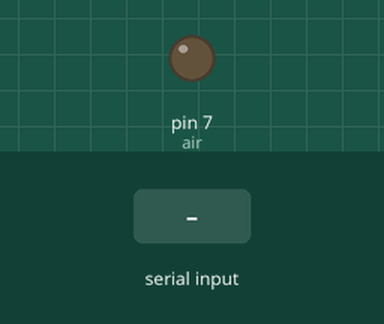
This sketch was run on a simulated Arduino Uno, built with avr-gcc and run on an emulated ATmega328P. Parts: output pins drawn as LEDs (lit = HIGH). The inputs (shaded band) are chosen by the test bench.

Above: at 1.2 s.
1.3 s: "~" received over Serial
At 1.9 s:
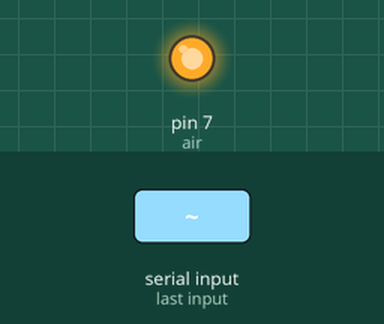
2.8 s: "n" received over Serial
At 3.2 s:
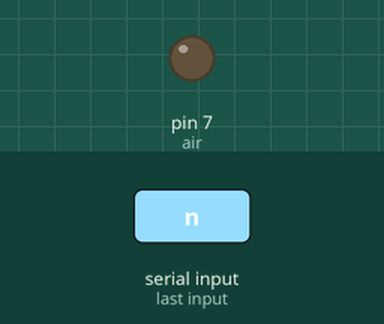
Timing chart, 0 to 5.8 s (numbered marks = the images above; inputs shaded):
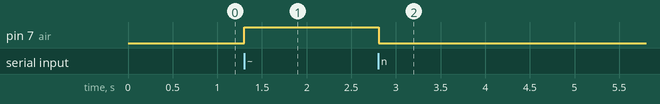

Measured:
- after the input at 1.3 s, pin 7 (air): LOW → HIGH at once
- after the input at 2.8 s, pin 7 (air): HIGH → LOW at once

The sketch:

doorSensor.ino
```cpp
const int sensor = 10;
const int air = 7;
int state;
char receivedChar;

void setup() {
  // put your setup code here, to run once:
  Serial.begin(115200);
  Serial.setTimeout(1);

  pinMode(sensor, INPUT_PULLUP);
  pinMode(air, OUTPUT);

  digitalWrite(air, LOW); // turn off light
}

void loop() {
  // put your main code here, to run repeatedly:

  receivedChar = Serial.read();

  if (receivedChar == 'n'){
    // turn light off
    digitalWrite(air, LOW);
  }
  if (receivedChar == '~'){
    // turn light on
    digitalWrite(air, HIGH);
  }
  if (receivedChar == '?'){
    state = digitalRead(sensor);
    if (state == LOW){
      Serial.print("c");
      //digitalWrite(air, LOW);
    } else {
      Serial.print("o");
      //digitalWrite(air, HIGH);
    }
  }
  delay(10);
}
```
